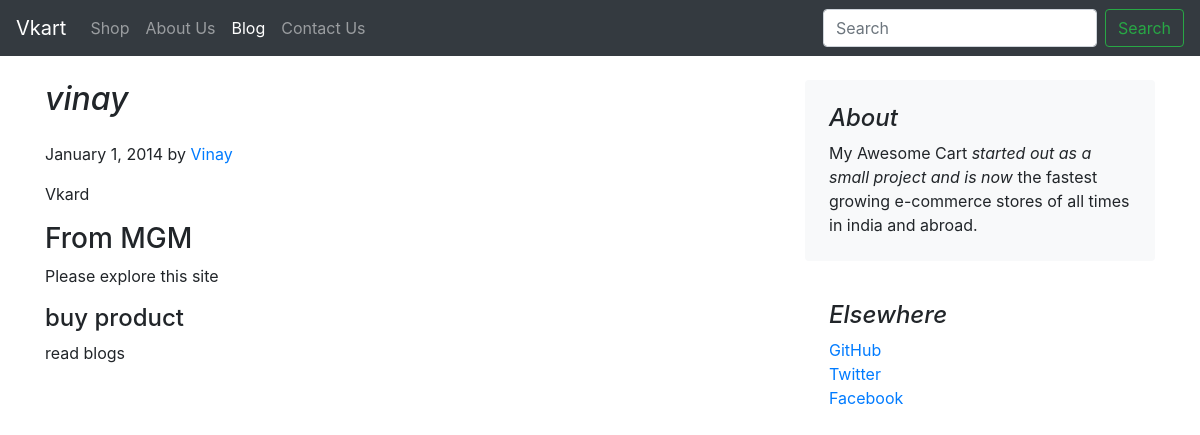
The app's page /blog/blogpost/2 with its own data.
### blog/models.py (models this page shows)
class Blogpost(models.Model):
    post_id = models.AutoField(primary_key=True)
    title = models.CharField(max_length=50)
    head0 = models.CharField(max_length=500, default="")
    chead0 = models.CharField(max_length=5000, default="")
    head1 = models.CharField(max_length=500, default="")
    chead1 = models.CharField(max_length=5000, default="")
    head2 = models.CharField(max_length=500, default="")
    chead2 = models.CharField(max_length=5000, default="")
    pub_date = models.DateField()
    thumbnail = models.ImageField(upload_to='shop/images', default="")
    def __str__(self):
        return self.title

### blog/views.py (the view)
# urls.py: path("blogpost/<int:id>", views.blogpost, name="blogHome")
def blogpost(request, id):
    post = Blogpost.objects.filter(post_id=id)[0]
    print(post)
    return render(request, 'blog/blogpost.html',
                  {'post': post})

### blog/templates/blog/blogpost.html (shortened to what this page needs)
{% extends 'blog/basic.html' %}
{% block body %}
<div class="container">
    <div class="row mt-4">
        <div class="col-md-8 blog-main">
            <h2 class="font-italic">
                {{post.title}}
            </h2>
            <div class="blog-post">
                <p class="blog-post-meta">January 1, 2014 by <a href="#">Vinay</a></p>
                <p>{{post.chead0}}</p>
                <h3>{{post.head1}}</h3>
                <p>{{post.chead1}}</p>
                <h4>{{post.head2}}</h4>
                <p>{{post.chead2}}</p>
            </div>
        </div>
        <aside class="col-md-4 blog-sidebar">
            <div class="p-4 mb-3 bg-light rounded">
                <h4 class="font-italic">About</h4>
                <p class="mb-0">My Awesome Cart <em>started out as a small project and is now</em> the fastest growing
                    e-commerce stores of all times in india and abroad.</p>
            </div>
            <div class="p-4">
                <h4 class="font-italic">Elsewhere</h4>
                <ol class="list-unstyled">
                    <li><a href="#">GitHub</a></li>
                    <li><a href="#">Twitter</a></li>
                    <li><a href="#">Facebook</a></li>
                </ol>
            </div>
        </aside>
    </div>
</div>
{% endblock %}

### records on screen
Blogpost: title "vinay", chead0 "Vkard", head1 "From MGM", chead1 "Please explore this site", head2 "buy product", chead2 "read blogs"
